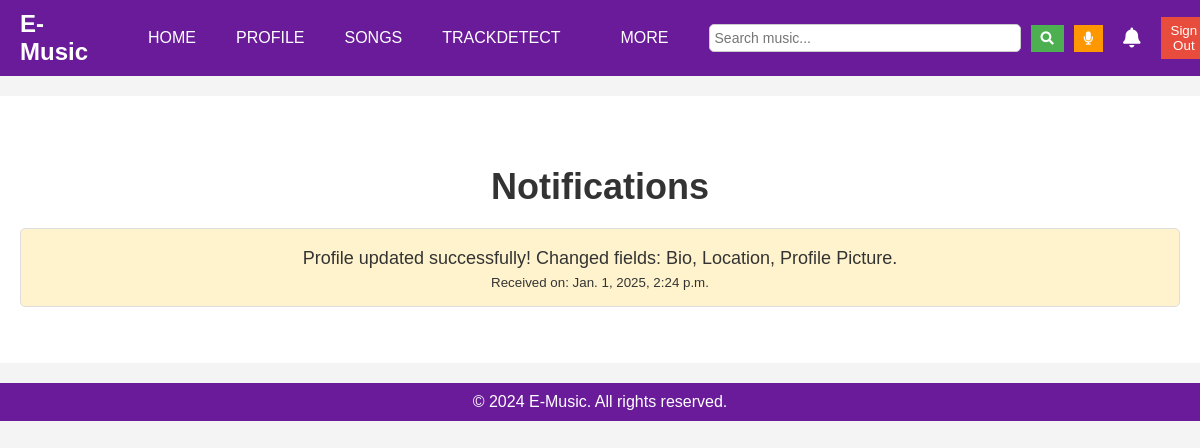
/profile/notifications/ (signed in), run on an earlier commit of the app's database.
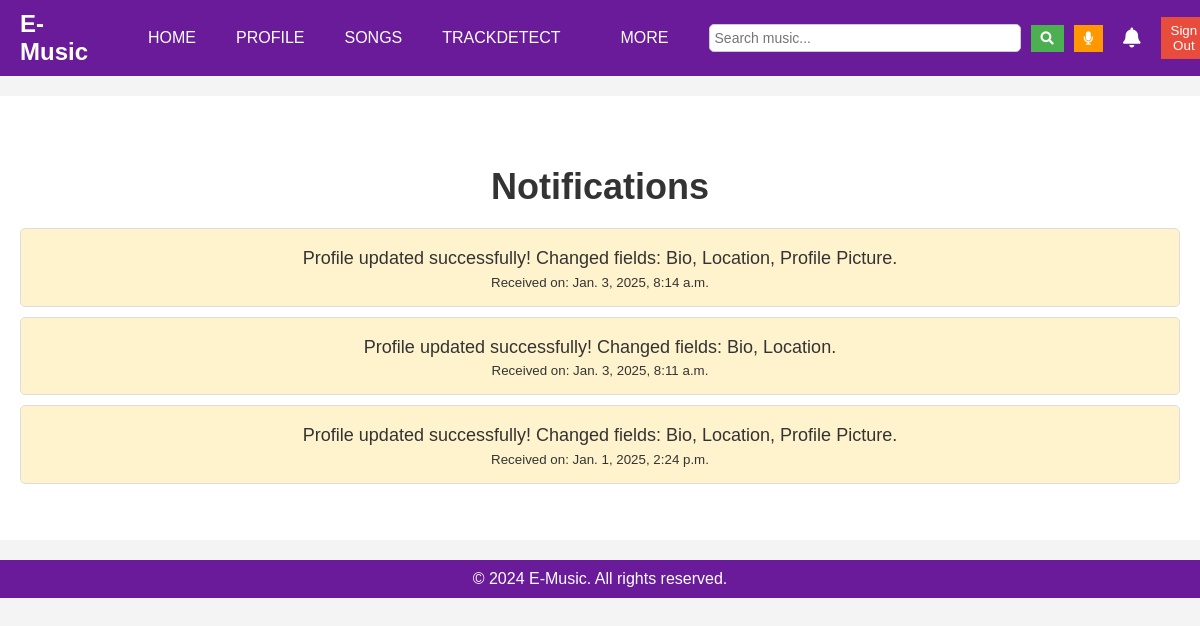
And on a later commit of the database.
### EMusic/models.py (models this page shows, shortened)
class Notification(models.Model):
    user = models.ForeignKey(User, on_delete=models.CASCADE)
    message = models.TextField()
    created_at = models.DateTimeField(auto_now_add=True)
    read = models.BooleanField(default=False)
    class Meta:
        ordering = ['-created_at']  # Order notifications by most recent first

### EMusic/views.py (the view)
# urls.py: path('profile/notifications/', views.notifications_view, name='notifications'),
@login_required
def notifications_view(request):
    notifications = Notification.objects.filter(user=request.user).order_by('-created_at')
    return render(request, 'notifications.html', {
        'notifications': notifications
    })

### EMusic/templates/notifications.html (shortened to what this page needs)
{% extends 'base.html' %}
{% block content %}
    <div class="notifications-container">
        <h2>Notifications</h2>
        {% if notifications %}
            <ul class="notification-list">
                {% for notification in notifications %}
                    <li class="notification-item {% if notification.read %}read{% else %}unread{% endif %}">
                        <p>{{ notification.message }}</p>
                        <small>Received on: {{ notification.created_at }}</small>
                    </li>
                {% endfor %}
            </ul>
        {% else %}
            <p>No notifications yet!</p>
        {% endif %}
    </div>
{% endblock %}

### EMusic/templates/base.html (shortened to what this page needs)
<!DOCTYPE html>
<html lang="en">
<head>
    <link rel="stylesheet" href="https://cdnjs.cloudflare.com/ajax/libs/font-awesome/5.15.4/css/all.min.css">
</head>
<body>
    <nav class="navbar">
        <div class="navbar-container">
            <a href="/profilehome" class="logo">E-Music</a>
            <ul class="navbar-links">
                <li><a href="/profilehome">Home</a></li>
                <li><a href="/profile">Profile</a></li>
                <li><a href="/callback">SONGS</a></li>
                <li><a href="/upload">TrackDetect</a></li>
                <li class="dropdown">
                    <a href="#" class="dropbtn">More</a>
                </li>
            </ul>
            <form action="{% url 'search' %}" method="GET" class="search-bar">
                <input id="search-input" type="text" name="q" placeholder="Search music..." required />
                <button type="submit"><i class="fas fa-search"></i></button>
                <button id="voice-btn" class="btn btn-outline-secondary" type="button"><i class="fas fa-microphone"></i></button>
            </form>
            <a href="/profile/notifications/"><i class="fas fa-bell notification-btn"></i></a>
            <form action="{% url 'logout' %}" method="POST" style="display:inline;">
                <button type="submit" class="signout-btn">Sign Out</button>
            </form>
        </div>
    </nav>
    <div class="content">
        {% block content %}{% endblock %}
    </div>
    <footer>
        <p>&copy; 2024 E-Music. All rights reserved.</p>
    </footer>
</body>
</html>

### EMusic/templates/base.html (style rules this page uses)
body { font-family: Arial, sans-serif; margin: 0; padding: 0; background-color: #f4f4f4; }
a { text-decoration: none; color: inherit; }
.navbar { background-color: #6a1b9a; color: white; padding: 10px 0; position: sticky; top: 0; z-index: 1000; }
.navbar-container { display: flex; justify-content: space-between; align-items: center; padding: 0 20px; }
.logo { font-size: 24px; font-weight: bold; color: #fff; }
.navbar-links { list-style: none; display: flex; align-items: center; }
.navbar-links li { margin: 0 20px; }
.navbar-links a { color: white; font-size: 16px; text-transform: uppercase; }
.dropdown { position: relative; display: inline-block; }
.dropbtn { background-color: #6a1b9a; color: white; padding: 14px 20px; font-size: 16px; border: none; cursor: pointer; text-transform: uppercase; }
.search-bar { display: flex; align-items: center; }
.search-bar input { padding: 5px; border-radius: 5px; border: 1px solid #ccc; font-size: 14px; min-width: 300px; }
.search-bar button { background-color: #4CAF50; color: white; border: none; padding: 6px 10px; cursor: pointer; margin-left: 10px; }
.search-bar #voice-btn { background-color: #ff9800; }
.signout-btn { background-color: #e74c3c; color: white; border: none; padding: 6px 10px; cursor: pointer; margin-left: 20px; }
.notification-btn { font-size: 20px; color: white; margin-left: 20px; cursor: pointer; }
.content { padding: 40px 20px; background-color: white; margin: 20px 0; color: #333; text-align: center; }
.content h2 { font-size: 36px; margin-bottom: 20px; }
.content p { font-size: 18px; line-height: 1.6; max-width: 800px; margin: 0 auto; }
footer { background-color: #6a1b9a; color: white; text-align: center; padding: 10px 0; }
footer p { margin: 0; }

### EMusic/templates/notifications.html (style rules this page uses)
.notification-list { list-style-type: none; padding: 0; }
.notification-item { background-color: #f9f9f9; padding: 15px; border: 1px solid #ddd; border-radius: 5px; margin-bottom: 10px; }
.notification-item.unread { background-color: #fff3cd; }

What changed in the data, as far as the page shows it:
added Notification: message "Profile updated successfully! Changed fields: Bio, Location, Profile Picture.", created_at "Jan. 3, 2025, 8:14 a.m."
added Notification: message "Profile updated successfully! Changed fields: Bio, Location.", created_at "Jan. 3, 2025, 8:11 a.m."
